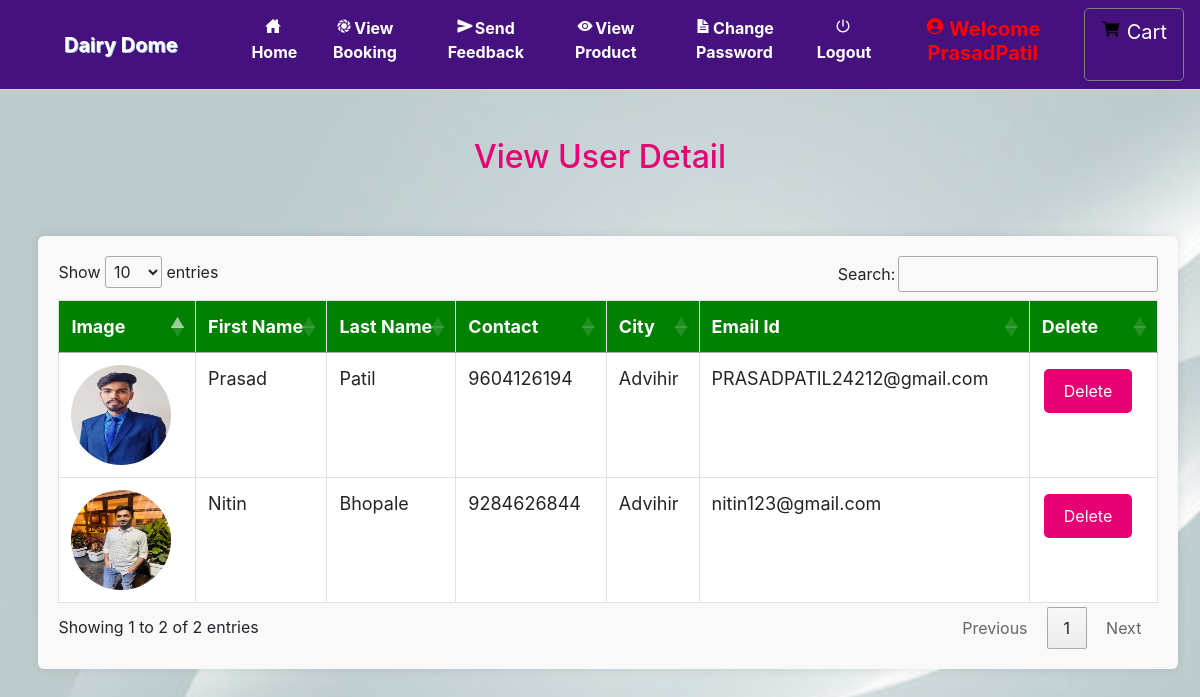
The app's page /view_user (signed in) with its own data.
### grocery/models.py (models this page shows, shortened)
class Profile(models.Model):
    user = models.ForeignKey(User, on_delete=models.CASCADE, null=True)
    dob = models.DateField(null=True)
    city = models.CharField(max_length=30, null=True)
    address = models.CharField(max_length=50, null=True)
    contact = models.CharField(max_length=10, null=True)
    image = models.FileField(null=True)

### grocery/views.py (the view)
# urls.py: path('view_user',View_user,name="view_user"),
def View_user(request):
    if not request.user.is_authenticated:
        return redirect('login_admin')
    pro = Profile.objects.all()
    d = {'user':pro}
    return render(request,'view_user.html',d)

### grocery/templates/view_user.html (shortened to what this page needs)
{% extends 'navigation.html' %}
{% load static %}
{% block body %}
<center><h2>View User Detail</h2></center>
<div class="container-fluid">
    <center>
        <div class="container">
            <table class="table table-bordered" id="myTable">
                <thead>
                    <tr>
                        <th>Image</th>
                        <th>First Name</th>
                        <th>Last Name</th>
                        <th>Contact</th>
                        <th>City</th>
                        <th>Email Id</th>
                        <th>Delete</th>
                    </tr>
                </thead>
                <tbody>
                    {% for i in user %}
                    <tr>
                        <td><img src="{{i.image.url}}" style="width:100px;height:100px" class="rounded-image"></td>
                        <td>{{i.user.first_name}}</td>
                        <td>{{i.user.last_name}}</td>
                        <td>{{i.contact}}</td>
                        <td>{{i.city}}</td>
                        <td>{{i.user.email}}</td>
                        <td><a href="{% url 'delete_user' i.user.id %}" onclick="return confirm('Are you sure?')"><button class="button">Delete</button></a></td>
                    </tr>
                    {% endfor %}
                </tbody>
            </table>
        </div>
    </center>
</div>
{% endblock %}

### grocery/templates/navigation.html (shortened to what this page needs)
<!DOCTYPE html>
<html lang="en">
<head>
    {% load static %}
     <link rel="stylesheet" href="https://maxcdn.bootstrapcdn.com/bootstrap/4.0.0/css/bootstrap.min.css">
  <link rel = stylesheet href = "//cdn.datatables.net/1.10.19/css/jquery.dataTables.min.css">
<link rel="stylesheet" href="https://cdnjs.cloudflare.com/ajax/libs/font-awesome/4.7.0/css/font-awesome.min.css">
</head>
<body style="background-color:white">
<nav class="navbar navbar-expand-sm" style = "background-color : #44117e ; border-bottom:1px solid #d7fc06">
  <a class="navbar-brand pl-5" href="#" style="color:white ; font-weight : bold">Dairy Dome</a>
<div class="collapse navbar-collapse" id="collapsibleNavbar">
  <ul class="navbar-nav pl-5 text-center">
    {% if request.user.username %}
    {% if not request.user.is_staff %}
    <li class="nav-item">
      <a class="nav-link" href="{% url 'home' %}" style="color:white"><ion-icon style="margin-right:2px" name="home-sharp"></ion-icon>Home</a>
    </li>
    <li class="nav-item">
      <a class="nav-link" href="{% url 'view_booking' %}" style="color:white"><ion-icon style="margin-right:2px" name="aperture"></ion-icon>View Booking</a>
    </li>
    <li class="nav-item">
      <a class="nav-link" href="{% url 'send_feedback' request.user.id %}" style="color:white"><ion-icon style="margin-right:2px" name="send"></ion-icon>Send Feedback</a>
    </li>
    <li class="nav-item">
      <a class="nav-link" href="{% url 'view_product' 0 %}" style="color:white"><ion-icon style="margin-right:2px" name="eye"></ion-icon>View Product</a>
    </li>
    <li class="nav-item">
      <a class="nav-link" href="{% url 'change_password' %}" style="color:white"><ion-icon style="margin-right:2px" name="document-text-sharp"></ion-icon>Change Password</a>
    </li>
    {% endif %}
    {% endif %}
    {% if request.user.is_authenticated %}
    <a class="nav-link" href="{% url 'logout' %}" style="color:white"><ion-icon style="margin-right:2px" name="power-sharp"></ion-icon>Logout</a>
    {% if not request.user.is_staff %}
    <li class="nav-item">
      <a href="{% url 'profile' %}"><h5 class="nav-link" style="color:red"><ion-icon style="margin-right:4px;color:#FF0000" name="person-circle-sharp"></ion-icon>Welcome {{request.user.username}}</h5>
      </a></li>
    {% else %}
    <li class="nav-item">
      <h5  class="nav-link" style="color:#91DE00"><ion-icon style="margin-right:4px;color:#91DE00" name="person-circle-sharp"></ion-icon>Welcome {{request.user.username}}</h5>
    </li>
    {% endif %}
    {% endif %}
    {% if not request.user.is_staff %}
    {% if request.user.username %}
      <a href="{% url 'cart' %}" style="border:1px solid gray" class="btn btn-default btn-lg text-dark text-capitalize">
        <ion-icon style="color:black;margin-top:2%" name="cart"></ion-icon><span style="margin-left:6px;margin-top:2%;color:white">Cart</span></a></center>
{% endif %}
    {% endif %}
    </ul>
</div>
</nav>
{% block body %}
{% endblock %}
</body></html>

### grocery/templates/navigation.html (style rules this page uses)
* { box-sizing: border-box; }
#myTable { border-collapse: collapse; width: 100%; border: 1px solid #ddd; font-size: 18px; }
#myTable th { text-align: left; padding: 12px; background-color: green; color: white; }
#myTable td { text-align: left; padding: 12px; background-color: white; }
#myTable tr { border-bottom: 1px solid #ddd; }
.button { background-color: orange; border: none; color: white; padding: 10px; text-align: center; text-decoration: none; display: inline-block; font-size: 14px; margin: 1px 1px; cursor: pointer; }
.nav-link { font-weight:bold; }
.navbar-brand { text-shadow: 1px 1px lightblue; }

### records on screen
Profile: image (picture), user.first_name "Prasad", user.last_name "Patil", contact "9604126194", city "Advihir", user.email "PRASADPATIL24212@gmail.com"
Profile: image (picture), user.first_name "Nitin", user.last_name "Bhopale", contact "9284626844", city "Advihir", user.email "nitin123@gmail.com"

### other values on screen
{{ request.user.username }} "PrasadPatil"
